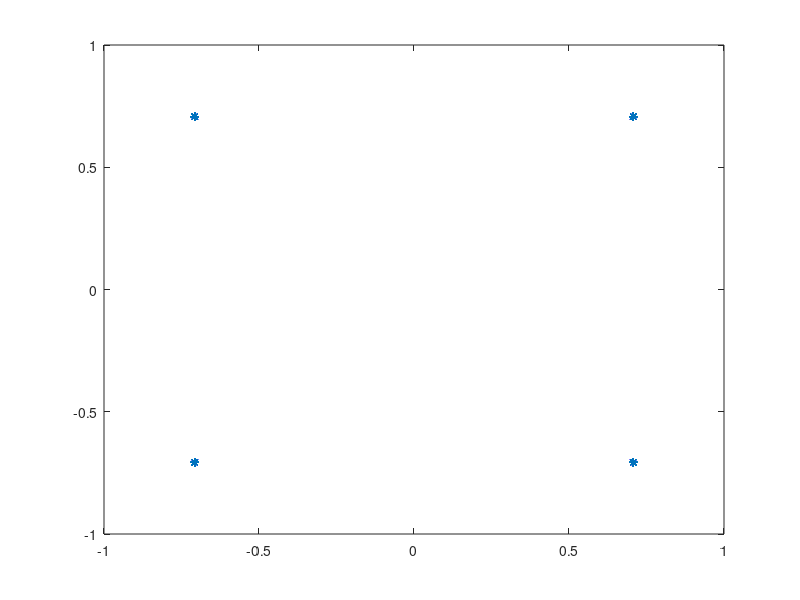

MATLAB code for this plot: (Note: this script raises an error after producing the figure.)
clear all,
close all,
clc,

%% Partie 2

Ns=500;    %Nombre de symboles
Ds=1e6;     %Debit symbole
Fse=4;      %Facteur sur echantillonnage
Fe=4e6;     %Fréquence echantillonnage
N=2;        %Nombre de bits par symbole
Ntot=Ns*N;  %Nombre de bits
M=4;
SNR = 20;

%Création du flux binaire
bits=randi([0 M-1],1,Ntot);

%Création de la modulation
modi = pskmod(bits, M,pi*3/M,'gray');
sigmas = var(modi);

figure,
plot(modi,'*');

% % Filtrage
%Données du filtre
Span=8;
alpha=0.35;

%Création du filtre
filtre=rcosdesign(alpha,Span,Fse);
s=conv(filtre,modi);

sech = upsample(s,Fse);


% % Tracé du périodogramme
figure,
pwelch(s);


%% Partie 4

%canal1
n = 21;
d2 = -2.5;
d1 = 1.3;

hn2 = canal1(d2,n);

hn1 = canal1(d1,n);


%fvtool(hn1);

%canal2

hn0 = canal1(0,n);

test1 = canal2(1,1,hn0, canal1(1,n));

test2 = canal2(1,1,hn0, canal1(2,n));

test3 = canal2(1,1,hn0, canal1(3,n));

figure,
freqz(test1,1,1024,Fe);
hold all,

test1 = canal2(1,1,hn0, canal1(1,n));hold on,
freqz(test2,1,1024,Fe);
freqz(test3,1,1024,Fe);
legend('Cas 1', 'Cas 2', 'Cas 3');

%% Egalisation

P=[10,30,100,1000,2000];
alpha1 = 1;
L = 1;

vn = [1 alpha1];

for i=1:length(P)
    %Création du flux binaire
    bits=randi([0 M-1],1,P(i));
    
    %Création de la modulation
    modi = pskmod(bits, M,pi*3/M,'gray');
    sigmas = var(modi);

    rn = conv(modi,vn);

    %Egalisation WF

    [sigegalise1,Vn]=egalWF(P(i),L,vn,rn);

    figure,

    subplot(3,1,1)
    plot(modi,'*')
    title("Signal sans bruit pour P=" + P(i));
    
    subplot(3,1,2),
    plot(rn,'*'); 
    title("Signal avec bruit pour P=" + P(i));
    
    subplot(3,1,3),
    plot(sigegalise1,'*');
    title("Signal après égalisation WF pour P=" + P(i));

    saveas(gcf, "ImageWF" + P(i), 'png');

    %Egalisation WMMSE

    sigegalise2 = egalWMMSE(P(i),L,vn,rn,Vn,sigmas,SNR);
    
    figure,
    
    subplot(3,1,1)
    plot(modi,'*')
    title("Signal sans bruit pour P=" + P(i));
    
    subplot(3,1,2),
    plot(rn,'*'); 
    title("Signal avec bruit pour P=" + P(i));
    
    
    subplot(3,1,3),
    plot(sigegalise2,'*');
    title("Signal après égalisation WMMSE pour P=" + P(i));
    
    saveas(gcf, "ImageWMMSE" + P(i), 'png');

    sum(sigegalise1==sigegalise2)
end
